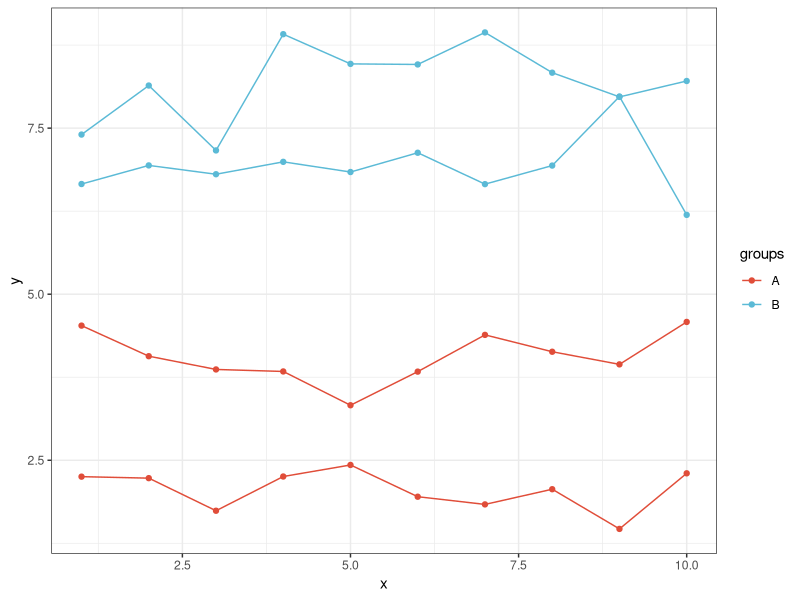

Write R code to recreate this figure.
## ---- chunk 1
# Install packages
if (!requireNamespace("ggplot2", quietly = TRUE)) {
  install.packages("ggplot2")
}

# Load packages
library(ggplot2)
## ---- chunk 2
# Load data
data <- read.delim("files/Hiplot/084-group-line-data.txt", header = T)

# View data
head(data)
## ---- chunk 3
#| label: fig-1group-line
#| fig-cap: "Group Line"
#| out.width: "95%"
#| fig-height: 4
#| fig-width: 8
#| warning: false
#| error: false
#| message: false

# Group Line
p <- ggplot(data, aes(x = x, y = y, group = names, color = groups)) +
  geom_line() +
  geom_point() +
  scale_color_manual(values = c("#e04d39","#5bbad6")) +
  theme_bw()

p
